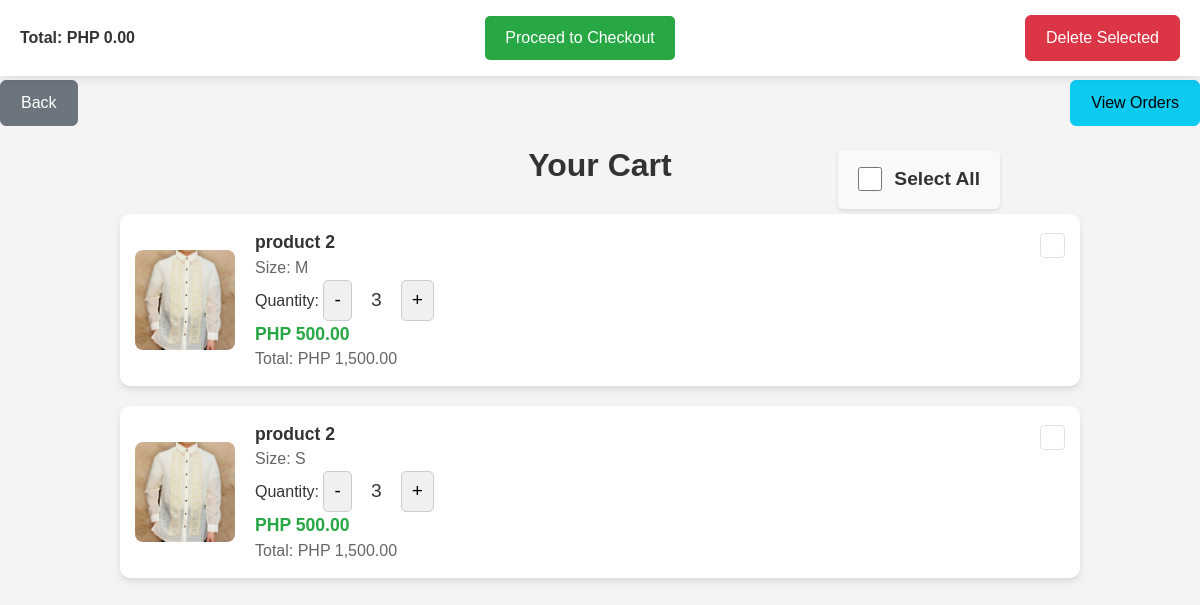
The page /cart.php (signed in) on the database its author committed.
### tables this page shows
CREATE TABLE `cart` (
  `id` int(11) NOT NULL,
  `user_id` int(11) NOT NULL,
  `product_id` int(11) NOT NULL,
  `name` varchar(255) NOT NULL,
  `product_image` varchar(50) NOT NULL,
  `price` decimal(10,2) NOT NULL,
  `size` varchar(5) DEFAULT NULL,
  `qty` int(11) NOT NULL,
  `created_at` timestamp NOT NULL DEFAULT current_timestamp(),
  `status` int(50) NOT NULL
);

### cart.php (the view, shortened to what this page needs)
<?php
include('connection.php');
$user_id = $_SESSION['user_id'];
$query = "SELECT id, user_id, product_id, name, product_image, price, size, qty, created_at
          FROM cart
          WHERE user_id = '$user_id'";
$result = mysqli_query($conn, $query);
if (mysqli_num_rows($result) > 0) {
    echo '<div class="cart-navigation">
            <a href="index.php" class="btn btn-secondary back-btn">Back</a>
            <a href="view_orders.php" class="btn btn-info view-orders-btn">View Orders</a>
          </div>';
    echo '<h2 class="cart-title">Your Cart</h2>';
    echo '<form action="orders.php" method="post" id="cart-form">';
    echo '<div class="cart-select-all">
            <input type="checkbox" id="select-all"> <label for="select-all">Select All</label>
          </div>';
    echo '<div class="cart-summary">
            <div><strong>Total: PHP <span id="total-price">0.00</span></strong></div>
            <button type="submit" class="btn btn-primary checkout-btn">Proceed to Checkout</button>
            <button type="button" onclick="deleteSelectedItems()" class="btn btn-danger">Delete Selected</button>
          </div>';
    echo '<div class="cart-items">';
    while ($row = mysqli_fetch_assoc($result)) {
        $qty = $row['qty'];
        $item_total = $row['price'] * $qty;
        echo '<div class="cart-item" data-id="' . $row['id'] . '" data-price="' . $row['price'] . '">
        <div class="cart-item-image">
            <img src="' . htmlspecialchars($row['product_image']) . '" alt="' . htmlspecialchars($row['name']) . '">
        </div>
        <div class="cart-item-info">
            <div class="cart-item-name">' . htmlspecialchars($row['name']) . '</div>
            <div class="cart-item-size">Size: ' . htmlspecialchars($row['size']) . '</div>
            <div class="cart-item-quantity">
                Quantity:
                <button type="button" class="qty-btn minus" data-id="' . $row['id'] . '">-</button>
                <span class="qty-display">' . $qty . '</span>
                <button type="button" class="qty-btn plus" data-id="' . $row['id'] . '">+</button>
            </div>
            <div class="cart-item-price">PHP ' . number_format($row['price'], 2) . '</div>
            <div class="cart-item-total">Total: PHP <span class="item-total">' . number_format($item_total, 2) . '</span></div>
            <div class="select-checkbox">
                <input class="form-check-input" type="checkbox" name="cart_items[]" value="' . $row['id'] . '" data-price="' . $row['price'] . '">
            </div>
        </div>
    </div>';
    }
    echo '</div>';
    echo '</form>';
}
?>
<head>
    <link href="https://cdn.jsdelivr.net/npm/bootstrap@5.3.0-alpha1/dist/css/bootstrap.min.css" rel="stylesheet" />
    <link href="https://cdnjs.cloudflare.com/ajax/libs/font-awesome/6.0.0-beta3/css/all.min.css" rel="stylesheet" />
</head>

### cart.php (style rules this page uses)
.cart-title { text-align: center; font-size: 2rem; font-weight: bold; margin-top: 20px; margin-bottom: 30px; color: #333; }
.cart-navigation { display: flex; justify-content: space-between; margin-bottom: 20px; }
.back-btn, .view-orders-btn { padding: 10px 20px; font-size: 1rem; }
.cart-summary { position: fixed; top: 0; width: 100%; padding: 15px 20px; background-color: #fff; box-shadow: 0 2px 10px rgba(0, 0, 0, 0.1); z-index: 10; display: flex; justify-content: space-between; align-items: center; font-size: 1.2rem; color: #333; box-sizing: border-box; }
.cart-items { margin-top: 100px; display: flex; flex-direction: column; gap: 20px; margin: 0 10%; }
.cart-item { display: flex; align-items: center; background-color: #fff; padding: 15px; border-radius: 10px; box-shadow: 0 4px 6px rgba(0, 0, 0, 0.1); transition: box-shadow 0.3s ease-in-out; cursor: pointer; position: relative; }
.cart-item-image img { width: 100px; height: 100px; object-fit: cover; border-radius: 8px; }
.cart-item-info { margin-left: 20px; flex-grow: 1; }
.cart-item-name { font-size: 1.1rem; font-weight: bold; }
.cart-item-size, .cart-item-price, .cart-item-total { color: #666; font-size: 1rem; }
.cart-item-price { font-size: 1.1rem; color: #28a745; font-weight: bold; }
.select-checkbox { position: absolute; top: 15px; right: 15px; }
.form-check-input { width: 25px; height: 25px; cursor: pointer; }
.checkout-btn { padding: 10px 20px; background-color: #28a745; border: none; color: #fff; cursor: pointer; font-size: 1rem; border-radius: 5px; }
.cart-summary div { font-size: 1rem; color: #333; }
.cart-summary button { padding: 10px 20px; }
.qty-btn { background-color: #f0f0f0; border: 1px solid #ccc; border-radius: 5px; padding: 5px 10px; font-size: 1.2rem; cursor: pointer; }
.qty-display { font-size: 1.2rem; padding: 0 10px; display: inline-block; width: 40px; text-align: center; }
.cart-select-all { position: absolute; top: 150px; right: 200px; background-color: #f8f9fa; padding: 15px 20px; border-radius: 5px; box-shadow: 0 2px 4px rgba(0, 0, 0, 0.1); display: flex; align-items: center; font-size: 1.2rem; }
.cart-select-all input { margin-right: 12px; width: 24px; height: 24px; }
.cart-select-all label { font-weight: bold; font-size: 1.2rem; }

### rows shown on the page
cart: product_image (picture), name "product 2", size "M", qty "3", price "500.00", item_total "1,500.00"
cart: product_image (picture), name "product 2", size "S", qty "3", price "500.00", item_total "1,500.00"
